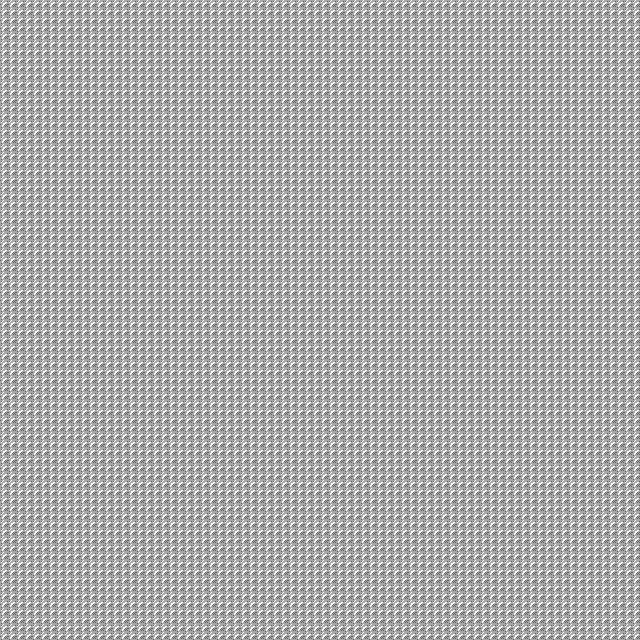

A level layout from a 2D game, rendered from its tile map. Below: a short description, then the map file with tile-grid data replaced by summaries:
An orthogonal 40x40 tile map with 16x16 px tiles, 1 tile layer (Tile Layer 1).

<map version="1.0" tiledversion="1.1.5" orientation="orthogonal" renderorder="right-down" width="40" height="40" tilewidth="16" tileheight="16" infinite="0" nextobjectid="1">
 <tileset firstgid="1" name="Overworld" tilewidth="16" tileheight="16" tilecount="128" columns="16">
  <image source="../../tilesets/overworld.png" width="256" height="128" />
  <tile id="96">
   <properties>
    <property name="Jump" value="South" />
   </properties>
  </tile>
  <tile id="97">
   <properties>
    <property name="Jump" value="South" />
   </properties>
  </tile>
  <tile id="98">
   <properties>
    <property name="Jump" value="South" />
   </properties>
  </tile>
  <tile id="99">
   <animation>
    <frame tileid="99" duration="100" />
    <frame tileid="101" duration="100" />
    <frame tileid="100" duration="100" />
    <frame tileid="100" duration="100" />
    <frame tileid="100" duration="100" />
    <frame tileid="100" duration="100" />
   </animation>
  </tile>
  <tile id="102">
   <animation>
    <frame tileid="102" duration="100" />
    <frame tileid="104" duration="100" />
    <frame tileid="103" duration="100" />
    <frame tileid="103" duration="100" />
    <frame tileid="103" duration="100" />
    <frame tileid="103" duration="100" />
   </animation>
  </tile>
  <tile id="115">
   <animation>
    <frame tileid="115" duration="100" />
    <frame tileid="115" duration="100" />
    <frame tileid="116" duration="100" />
    <frame tileid="116" duration="100" />
    <frame tileid="117" duration="100" />
    <frame tileid="117" duration="100" />
    <frame tileid="116" duration="100" />
    <frame tileid="116" duration="100" />
   </animation>
  </tile>
 </tileset>
 <layer name="Tile Layer 1" width="40" height="40">
  <data>[1600 cells, 1600 non-empty, 1 distinct tile ids]</data>
 </layer>
</map>
